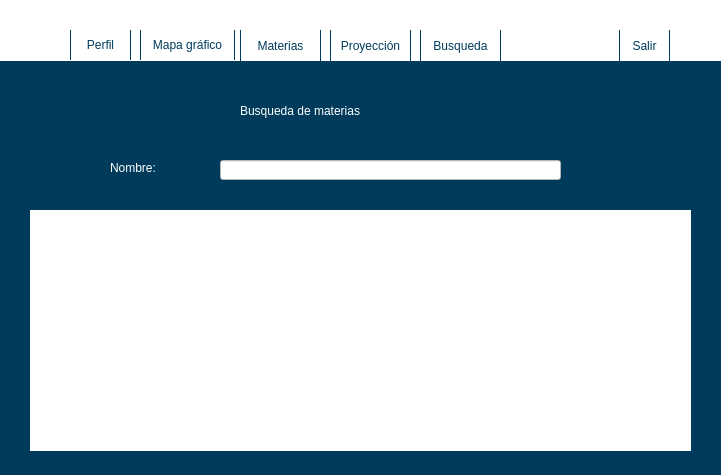
<?xml version="1.0" encoding="UTF-8"?>
<ui version="4.0">
 <class>alumno</class>
 <widget class="QDialog" name="alumno">
  <property name="geometry">
   <rect>
    <x>0</x>
    <y>0</y>
    <width>721</width>
    <height>475</height>
   </rect>
  </property>
  <property name="windowTitle">
   <string>Dialog</string>
  </property>
  <widget class="QStackedWidget" name="stackedWidget">
   <property name="geometry">
    <rect>
     <x>0</x>
     <y>60</y>
     <width>721</width>
     <height>421</height>
    </rect>
   </property>
   <property name="styleSheet">
    <string notr="true">QWidget{
	background-color: rgb(0, 59, 92);
}

QLabel{
	font: 12pt &quot;Franklin Gothic Book&quot;;
	color: white;
}

QLineEdit{
	background-color: white;
	font: 12pt &quot;Franklin Gothic Book&quot;;
}

QLineEdit:Hover{
	border: 2px solid rgb(77, 188, 198);
}

QCheckBox{
	color: white;
	font: 12pt &quot;Franklin Gothic Book&quot;;
}
</string>
   </property>
   <property name="currentIndex">
    <number>7</number>
   </property>
   <widget class="QWidget" name="CambioContrasenia">
    <property name="styleSheet">
     <string notr="true">QWidget{
	background-color: rgb(0, 59, 92);
}

QLabel{
	font: 12pt &quot;Franklin Gothic Book&quot;;
	color: white;
}

QLineEdit{
	background-color: white;
	font: 12pt &quot;Franklin Gothic Book&quot;;
}

QLineEdit:Hover{
	border: 2px solid rgb(77, 188, 198);
}

QCheckBox{
	color: white;
	font: 12pt &quot;Franklin Gothic Book&quot;;
}</string>
    </property>
    <widget class="QLabel" name="label">
     <property name="geometry">
      <rect>
       <x>290</x>
       <y>160</y>
       <width>151</width>
       <height>31</height>
      </rect>
     </property>
     <property name="text">
      <string>Nueva contraseña :</string>
     </property>
    </widget>
    <widget class="QLineEdit" name="LineEditNuevaContrasea">
     <property name="geometry">
      <rect>
       <x>440</x>
       <y>160</y>
       <width>191</width>
       <height>31</height>
      </rect>
     </property>
     <property name="echoMode">
      <enum>QLineEdit::Password</enum>
     </property>
    </widget>
    <widget class="QLabel" name="label_2">
     <property name="geometry">
      <rect>
       <x>270</x>
       <y>230</y>
       <width>161</width>
       <height>31</height>
      </rect>
     </property>
     <property name="text">
      <string>Confirmar Contraseña: </string>
     </property>
    </widget>
    <widget class="QLineEdit" name="LineEditConfirmarContrasenia">
     <property name="geometry">
      <rect>
       <x>440</x>
       <y>230</y>
       <width>191</width>
       <height>31</height>
      </rect>
     </property>
     <property name="echoMode">
      <enum>QLineEdit::Password</enum>
     </property>
    </widget>
    <widget class="QPushButton" name="Aceptar">
     <property name="geometry">
      <rect>
       <x>270</x>
       <y>330</y>
       <width>361</width>
       <height>23</height>
      </rect>
     </property>
     <property name="styleSheet">
      <string notr="true">QPushButton{
	background-color: white;
	border: none;
	font: 11pt &quot;Franklin Gothic Book&quot;;
}

QPushButton:Hover{
	border: 2px solid rgb(77, 188, 198);
}</string>
     </property>
     <property name="text">
      <string>Aceptar</string>
     </property>
    </widget>
    <widget class="QLabel" name="label_3">
     <property name="geometry">
      <rect>
       <x>340</x>
       <y>80</y>
       <width>251</width>
       <height>41</height>
      </rect>
     </property>
     <property name="styleSheet">
      <string notr="true">font: 20pt &quot;Franklin Gothic Demi&quot;;</string>
     </property>
     <property name="text">
      <string>Cambiar contraseña</string>
     </property>
    </widget>
    <widget class="QCheckBox" name="checkBox">
     <property name="geometry">
      <rect>
       <x>390</x>
       <y>280</y>
       <width>151</width>
       <height>31</height>
      </rect>
     </property>
     <property name="text">
      <string>Mostrar contraseña</string>
     </property>
    </widget>
    <widget class="QWidget" name="widget" native="true">
     <property name="geometry">
      <rect>
       <x>0</x>
       <y>0</y>
       <width>211</width>
       <height>451</height>
      </rect>
     </property>
     <property name="styleSheet">
      <string notr="true">background-color:white;</string>
     </property>
     <widget class="QPushButton" name="pushButton">
      <property name="geometry">
       <rect>
        <x>10</x>
        <y>70</y>
        <width>181</width>
        <height>271</height>
       </rect>
      </property>
      <property name="styleSheet">
       <string notr="true">background-color: none;
border: none;
image: url(:/logos/img/logoFcc.png);</string>
      </property>
      <property name="text">
       <string/>
      </property>
     </widget>
    </widget>
   </widget>
   <widget class="QWidget" name="perfil">
    <widget class="QPushButton" name="pushButton_5">
     <property name="geometry">
      <rect>
       <x>280</x>
       <y>30</y>
       <width>150</width>
       <height>150</height>
      </rect>
     </property>
     <property name="styleSheet">
      <string notr="true">background-color: none;
border: none;
image: url(:/logos/img/perfil.png);</string>
     </property>
     <property name="text">
      <string/>
     </property>
    </widget>
    <widget class="QLabel" name="labelnombre">
     <property name="geometry">
      <rect>
       <x>240</x>
       <y>220</y>
       <width>351</width>
       <height>21</height>
      </rect>
     </property>
     <property name="styleSheet">
      <string notr="true">background-color: white;
	border: none;
	font: 11pt &quot;Franklin Gothic Book&quot;;
color: black;</string>
     </property>
     <property name="text">
      <string/>
     </property>
    </widget>
    <widget class="QLabel" name="labelID">
     <property name="geometry">
      <rect>
       <x>240</x>
       <y>190</y>
       <width>351</width>
       <height>21</height>
      </rect>
     </property>
     <property name="styleSheet">
      <string notr="true">background-color: white;
	border: none;
	font: 11pt &quot;Franklin Gothic Book&quot;;
   color: black;
</string>
     </property>
     <property name="text">
      <string/>
     </property>
    </widget>
    <widget class="QLabel" name="label_4">
     <property name="geometry">
      <rect>
       <x>110</x>
       <y>220</y>
       <width>131</width>
       <height>16</height>
      </rect>
     </property>
     <property name="text">
      <string>Nombre completo:</string>
     </property>
    </widget>
    <widget class="QLabel" name="labelmatricula">
     <property name="geometry">
      <rect>
       <x>240</x>
       <y>250</y>
       <width>351</width>
       <height>20</height>
      </rect>
     </property>
     <property name="styleSheet">
      <string notr="true">background-color: white;
	border: none;
	font: 11pt &quot;Franklin Gothic Book&quot;;
color: black;</string>
     </property>
     <property name="text">
      <string/>
     </property>
    </widget>
    <widget class="QLabel" name="label_5">
     <property name="geometry">
      <rect>
       <x>110</x>
       <y>190</y>
       <width>81</width>
       <height>16</height>
      </rect>
     </property>
     <property name="text">
      <string>Id Alumno:</string>
     </property>
    </widget>
    <widget class="QLabel" name="label_6">
     <property name="geometry">
      <rect>
       <x>110</x>
       <y>250</y>
       <width>81</width>
       <height>16</height>
      </rect>
     </property>
     <property name="text">
      <string>Matrícula:</string>
     </property>
    </widget>
    <widget class="QPushButton" name="btnCambiar">
     <property name="geometry">
      <rect>
       <x>440</x>
       <y>300</y>
       <width>141</width>
       <height>31</height>
      </rect>
     </property>
     <property name="styleSheet">
      <string notr="true">QPushButton{
	background-color: white;
	border: none;
	font: 11pt &quot;Franklin Gothic Book&quot;;
}

QPushButton:Hover{
	border: 2px solid rgb(77, 188, 198);
}</string>
     </property>
     <property name="text">
      <string>Cambiar contraseña</string>
     </property>
    </widget>
   </widget>
   <widget class="QWidget" name="mapa">
    <widget class="QGraphicsView" name="MapaITI">
     <property name="geometry">
      <rect>
       <x>30</x>
       <y>30</y>
       <width>641</width>
       <height>301</height>
      </rect>
     </property>
     <property name="styleSheet">
      <string notr="true">background-color: rgb(255, 255, 255);</string>
     </property>
    </widget>
    <widget class="QSlider" name="horizontalSlider">
     <property name="geometry">
      <rect>
       <x>310</x>
       <y>350</y>
       <width>160</width>
       <height>22</height>
      </rect>
     </property>
     <property name="minimum">
      <number>8</number>
     </property>
     <property name="maximum">
      <number>15</number>
     </property>
     <property name="value">
      <number>10</number>
     </property>
     <property name="orientation">
      <enum>Qt::Horizontal</enum>
     </property>
    </widget>
    <widget class="QLabel" name="label_7">
     <property name="geometry">
      <rect>
       <x>260</x>
       <y>350</y>
       <width>31</width>
       <height>31</height>
      </rect>
     </property>
     <property name="text">
      <string/>
     </property>
     <property name="pixmap">
      <pixmap>:/logos/img/lupa3.png</pixmap>
     </property>
     <property name="scaledContents">
      <bool>true</bool>
     </property>
    </widget>
   </widget>
   <widget class="QWidget" name="Materias">
    <property name="styleSheet">
     <string notr="true"/>
    </property>
    <widget class="QStackedWidget" name="stkMaterias">
     <property name="geometry">
      <rect>
       <x>0</x>
       <y>50</y>
       <width>721</width>
       <height>361</height>
      </rect>
     </property>
     <widget class="QWidget" name="page">
      <widget class="QTableWidget" name="tablaMatAtrasada">
       <property name="geometry">
        <rect>
         <x>60</x>
         <y>10</y>
         <width>601</width>
         <height>331</height>
        </rect>
       </property>
       <property name="styleSheet">
        <string notr="true">background-color: rgb(255, 255, 255);</string>
       </property>
      </widget>
     </widget>
     <widget class="QWidget" name="page_2">
      <widget class="QTableWidget" name="tabla_materias">
       <property name="geometry">
        <rect>
         <x>70</x>
         <y>140</y>
         <width>591</width>
         <height>201</height>
        </rect>
       </property>
       <property name="styleSheet">
        <string notr="true">background-color: white;
	border: none;
	font: 11pt &quot;Franklin Gothic Book&quot;;
color:black;</string>
       </property>
      </widget>
      <widget class="QLabel" name="label_9">
       <property name="geometry">
        <rect>
         <x>70</x>
         <y>80</y>
         <width>61</width>
         <height>21</height>
        </rect>
       </property>
       <property name="text">
        <string>Alumno:</string>
       </property>
      </widget>
      <widget class="QLabel" name="nombrealumno">
       <property name="geometry">
        <rect>
         <x>140</x>
         <y>80</y>
         <width>331</width>
         <height>21</height>
        </rect>
       </property>
       <property name="styleSheet">
        <string notr="true">background-color: white;
	border: none;
	font: 11pt &quot;Franklin Gothic Book&quot;;
   color: black;
</string>
       </property>
       <property name="text">
        <string/>
       </property>
      </widget>
      <widget class="QLabel" name="label_8">
       <property name="geometry">
        <rect>
         <x>220</x>
         <y>30</y>
         <width>311</width>
         <height>21</height>
        </rect>
       </property>
       <property name="styleSheet">
        <string notr="true">font: 20pt &quot;Franklin Gothic Demi&quot;;
</string>
       </property>
       <property name="text">
        <string>Visualización de materias</string>
       </property>
      </widget>
     </widget>
    </widget>
    <widget class="QPushButton" name="materias">
     <property name="geometry">
      <rect>
       <x>208</x>
       <y>10</y>
       <width>131</width>
       <height>31</height>
      </rect>
     </property>
     <property name="styleSheet">
      <string notr="true">QPushButton{
	font: 12pt &quot;Franklin Gothic Book&quot;;
	color: rgb(0, 59, 92);
	background-color: white;
	border-left: 1px solid rgb(0, 59, 92);
	border-right: 1px solid rgb(0, 59, 92);
	border-top: none;
	border-bottom: none;
}

QPushButton:Hover{
	background-color:qlineargradient(spread:pad, x1:0.523, y1:1, x2:0.511, y2:0.313, stop:0 rgba(209, 209, 209, 255), stop:1 rgba(255, 255, 255, 255))
}</string>
     </property>
     <property name="text">
      <string>Materias atrasadas</string>
     </property>
    </widget>
    <widget class="QPushButton" name="pushButton_6">
     <property name="geometry">
      <rect>
       <x>60</x>
       <y>10</y>
       <width>141</width>
       <height>31</height>
      </rect>
     </property>
     <property name="styleSheet">
      <string notr="true">QPushButton{
	font: 12pt &quot;Franklin Gothic Book&quot;;
	color: rgb(0, 59, 92);
	background-color: white;
	border-right: 1px solid rgb(0, 59, 92);
	border-top: none;
	border-bottom: none;
}

QPushButton:Hover{
	background-color:qlineargradient(spread:pad, x1:0.523, y1:1, x2:0.511, y2:0.313, stop:0 rgba(209, 209, 209, 255), stop:1 rgba(255, 255, 255, 255))
}</string>
     </property>
     <property name="text">
      <string>Materias en curso</string>
     </property>
    </widget>
   </widget>
   <widget class="QWidget" name="MateriasEnCurso"/>
   <widget class="QWidget" name="Proyeccion">
    <widget class="QStackedWidget" name="stkProyeccion">
     <property name="geometry">
      <rect>
       <x>0</x>
       <y>60</y>
       <width>721</width>
       <height>351</height>
      </rect>
     </property>
     <widget class="QWidget" name="page_3">
      <widget class="QTableWidget" name="tabla_proyeccion">
       <property name="geometry">
        <rect>
         <x>20</x>
         <y>50</y>
         <width>681</width>
         <height>281</height>
        </rect>
       </property>
       <property name="styleSheet">
        <string notr="true">background-color: white;
	border: none;
	font: 11pt &quot;Franklin Gothic Book&quot;;</string>
       </property>
      </widget>
     </widget>
     <widget class="QWidget" name="page_4">
      <widget class="QListWidget" name="proyeccion">
       <property name="geometry">
        <rect>
         <x>70</x>
         <y>20</y>
         <width>295</width>
         <height>301</height>
        </rect>
       </property>
       <property name="styleSheet">
        <string notr="true">font: 12pt 'Franklin Gothic Book'; 
background-color: white;</string>
       </property>
      </widget>
      <widget class="QListWidget" name="seleccion">
       <property name="geometry">
        <rect>
         <x>380</x>
         <y>20</y>
         <width>295</width>
         <height>301</height>
        </rect>
       </property>
       <property name="styleSheet">
        <string notr="true">font: 12pt 'Franklin Gothic Book'; 
background-color: white;</string>
       </property>
      </widget>
     </widget>
    </widget>
    <widget class="QPushButton" name="pushButton_8">
     <property name="geometry">
      <rect>
       <x>60</x>
       <y>30</y>
       <width>151</width>
       <height>31</height>
      </rect>
     </property>
     <property name="styleSheet">
      <string notr="true">QPushButton{
	font: 12pt &quot;Franklin Gothic Book&quot;;
	color: rgb(0, 59, 92);
	background-color: white;
	border-left: 1px solid rgb(0, 59, 92);
	border-right: 1px solid rgb(0, 59, 92);
	border-top: none;
	border-bottom: none;
}

QPushButton:Hover{
	background-color:qlineargradient(spread:pad, x1:0.523, y1:1, x2:0.511, y2:0.313, stop:0 rgba(209, 209, 209, 255), stop:1 rgba(255, 255, 255, 255))
}</string>
     </property>
     <property name="text">
      <string>Proyecccion ideal</string>
     </property>
    </widget>
    <widget class="QPushButton" name="pushButton_9">
     <property name="geometry">
      <rect>
       <x>215</x>
       <y>30</y>
       <width>151</width>
       <height>31</height>
      </rect>
     </property>
     <property name="styleSheet">
      <string notr="true">QPushButton{
	font: 12pt &quot;Franklin Gothic Book&quot;;
	color: rgb(0, 59, 92);
	background-color: white;
	border-left: 1px solid rgb(0, 59, 92);
	border-right: 1px solid rgb(0, 59, 92);
	border-top: none;
	border-bottom: none;
}

QPushButton:Hover{
	background-color:qlineargradient(spread:pad, x1:0.523, y1:1, x2:0.511, y2:0.313, stop:0 rgba(209, 209, 209, 255), stop:1 rgba(255, 255, 255, 255))
}</string>
     </property>
     <property name="text">
      <string>Proyecccion real</string>
     </property>
    </widget>
    <widget class="QPushButton" name="Imprimir">
     <property name="geometry">
      <rect>
       <x>560</x>
       <y>30</y>
       <width>111</width>
       <height>31</height>
      </rect>
     </property>
     <property name="styleSheet">
      <string notr="true">QPushButton{
	font: 12pt &quot;Franklin Gothic Book&quot;;
	color: rgb(0, 59, 92);
	background-color: white;
	border-left: 1px solid rgb(0, 59, 92);
	border-right: 1px solid rgb(0, 59, 92);
	border-top: none;
	border-bottom: none;
}</string>
     </property>
     <property name="text">
      <string>Imprimir</string>
     </property>
    </widget>
   </widget>
   <widget class="QWidget" name="Proyeccionrecomendada"/>
   <widget class="QWidget" name="Busqueda">
    <widget class="QLabel" name="label_10">
     <property name="geometry">
      <rect>
       <x>240</x>
       <y>30</y>
       <width>271</width>
       <height>41</height>
      </rect>
     </property>
     <property name="styleSheet">
      <string notr="true">font: 20pt &quot;Franklin Gothic Demi&quot;;</string>
     </property>
     <property name="text">
      <string>Busqueda de materias</string>
     </property>
    </widget>
    <widget class="QLabel" name="label_11">
     <property name="geometry">
      <rect>
       <x>110</x>
       <y>100</y>
       <width>81</width>
       <height>16</height>
      </rect>
     </property>
     <property name="styleSheet">
      <string notr="true">font: 15pt &quot;Franklin Gothic Demi&quot;;</string>
     </property>
     <property name="text">
      <string>Nombre:</string>
     </property>
    </widget>
    <widget class="QLineEdit" name="nombremateria">
     <property name="geometry">
      <rect>
       <x>220</x>
       <y>100</y>
       <width>341</width>
       <height>20</height>
      </rect>
     </property>
    </widget>
    <widget class="QTableWidget" name="tabla_busqueda">
     <property name="geometry">
      <rect>
       <x>30</x>
       <y>150</y>
       <width>661</width>
       <height>241</height>
      </rect>
     </property>
     <property name="styleSheet">
      <string notr="true">background-color: white;
	border: none;
	font: 11pt &quot;Franklin Gothic Book&quot;;
color:black;</string>
     </property>
    </widget>
   </widget>
  </widget>
  <widget class="QWidget" name="widget_2" native="true">
   <property name="geometry">
    <rect>
     <x>0</x>
     <y>0</y>
     <width>721</width>
     <height>61</height>
    </rect>
   </property>
   <property name="styleSheet">
    <string notr="true">background-color: white;</string>
   </property>
   <widget class="QPushButton" name="pushButton_2">
    <property name="geometry">
     <rect>
      <x>0</x>
      <y>0</y>
      <width>71</width>
      <height>61</height>
     </rect>
    </property>
    <property name="styleSheet">
     <string notr="true">image: url(:/logos/img/600px-Escudobuappositivo2.png);
background-color: none;
border: none;</string>
    </property>
    <property name="text">
     <string/>
    </property>
   </widget>
   <widget class="QPushButton" name="pushButton_3">
    <property name="geometry">
     <rect>
      <x>650</x>
      <y>0</y>
      <width>75</width>
      <height>61</height>
     </rect>
    </property>
    <property name="styleSheet">
     <string notr="true">image: url(:/logos/img/logoFcc.png);
background-color: none;
border: none;</string>
    </property>
    <property name="text">
     <string/>
    </property>
   </widget>
   <widget class="QPushButton" name="btnPerfil">
    <property name="geometry">
     <rect>
      <x>70</x>
      <y>30</y>
      <width>61</width>
      <height>30</height>
     </rect>
    </property>
    <property name="styleSheet">
     <string notr="true">QPushButton{
	font: 12pt &quot;Franklin Gothic Book&quot;;
	color: rgb(0, 59, 92);
	backgound-color: none;
	border-left: 1px solid rgb(0, 59, 92);
	border-right: 1px solid rgb(0, 59, 92);
	border-top: none;
	border-bottom: none;
}

QPushButton:Hover{
	background-color:qlineargradient(spread:pad, x1:0.523, y1:1, x2:0.511, y2:0.313, stop:0 rgba(209, 209, 209, 255), stop:1 rgba(255, 255, 255, 255))
}</string>
    </property>
    <property name="text">
     <string>Perfil</string>
    </property>
   </widget>
   <widget class="QPushButton" name="pushButton_4">
    <property name="geometry">
     <rect>
      <x>140</x>
      <y>30</y>
      <width>95</width>
      <height>30</height>
     </rect>
    </property>
    <property name="styleSheet">
     <string notr="true">QPushButton{
	font: 12pt &quot;Franklin Gothic Book&quot;;
	color: rgb(0, 59, 92);
	backgound-color: none;
	border-left: 1px solid rgb(0, 59, 92);
	border-right: 1px solid rgb(0, 59, 92);
	border-top: none;
	border-bottom: none;
}

QPushButton:Hover{
	background-color:qlineargradient(spread:pad, x1:0.523, y1:1, x2:0.511, y2:0.313, stop:0 rgba(209, 209, 209, 255), stop:1 rgba(255, 255, 255, 255))
}</string>
    </property>
    <property name="text">
     <string>Mapa gráfico</string>
    </property>
   </widget>
   <widget class="QPushButton" name="Salir">
    <property name="geometry">
     <rect>
      <x>619</x>
      <y>30</y>
      <width>51</width>
      <height>31</height>
     </rect>
    </property>
    <property name="styleSheet">
     <string notr="true">QPushButton{
	font: 12pt &quot;Franklin Gothic Book&quot;;
	color: rgb(0, 59, 92);
	backgound-color: none;
	border-left: 1px solid rgb(0, 59, 92);
	border-right: 1px solid rgb(0, 59, 92);
	border-top: none;
	border-bottom: none;
}

QPushButton:Hover{
	background-color:qlineargradient(spread:pad, x1:0.523, y1:1, x2:0.511, y2:0.313, stop:0 rgba(209, 209, 209, 255), stop:1 rgba(255, 255, 255, 255))
}</string>
    </property>
    <property name="text">
     <string>Salir</string>
    </property>
   </widget>
   <widget class="QPushButton" name="pushButton_7">
    <property name="geometry">
     <rect>
      <x>330</x>
      <y>30</y>
      <width>81</width>
      <height>31</height>
     </rect>
    </property>
    <property name="styleSheet">
     <string notr="true">QPushButton{
	font: 12pt &quot;Franklin Gothic Book&quot;;
	color: rgb(0, 59, 92);
	backgound-color: none;
	border-left: 1px solid rgb(0, 59, 92);
	border-right: 1px solid rgb(0, 59, 92);
	border-top: none;
	border-bottom: none;
}

QPushButton:Hover{
	background-color:qlineargradient(spread:pad, x1:0.523, y1:1, x2:0.511, y2:0.313, stop:0 rgba(209, 209, 209, 255), stop:1 rgba(255, 255, 255, 255))
}</string>
    </property>
    <property name="text">
     <string>Proyección</string>
    </property>
   </widget>
   <widget class="QPushButton" name="btnMaterias">
    <property name="geometry">
     <rect>
      <x>240</x>
      <y>30</y>
      <width>81</width>
      <height>31</height>
     </rect>
    </property>
    <property name="styleSheet">
     <string notr="true">QPushButton{
	font: 12pt &quot;Franklin Gothic Book&quot;;
	color: rgb(0, 59, 92);
	backgound-color: none;
	border-left: 1px solid rgb(0, 59, 92);
	border-right: 1px solid rgb(0, 59, 92);
	border-top: none;
	border-bottom: none;
}

QPushButton:Hover{
	background-color:qlineargradient(spread:pad, x1:0.523, y1:1, x2:0.511, y2:0.313, stop:0 rgba(209, 209, 209, 255), stop:1 rgba(255, 255, 255, 255))
}</string>
    </property>
    <property name="text">
     <string>Materias</string>
    </property>
   </widget>
   <widget class="QPushButton" name="pushButton_10">
    <property name="geometry">
     <rect>
      <x>420</x>
      <y>30</y>
      <width>81</width>
      <height>31</height>
     </rect>
    </property>
    <property name="styleSheet">
     <string notr="true">QPushButton{
	font: 12pt &quot;Franklin Gothic Book&quot;;
	color: rgb(0, 59, 92);
	backgound-color: none;
	border-left: 1px solid rgb(0, 59, 92);
	border-right: 1px solid rgb(0, 59, 92);
	border-top: none;
	border-bottom: none;
}

QPushButton:Hover{
	background-color:qlineargradient(spread:pad, x1:0.523, y1:1, x2:0.511, y2:0.313, stop:0 rgba(209, 209, 209, 255), stop:1 rgba(255, 255, 255, 255))
}</string>
    </property>
    <property name="text">
     <string>Busqueda</string>
    </property>
   </widget>
  </widget>
  <action name="actionZoominOut">
   <property name="text">
    <string>ZoominOut</string>
   </property>
  </action>
 </widget>
 <resources/>
 <connections/>
</ui>
